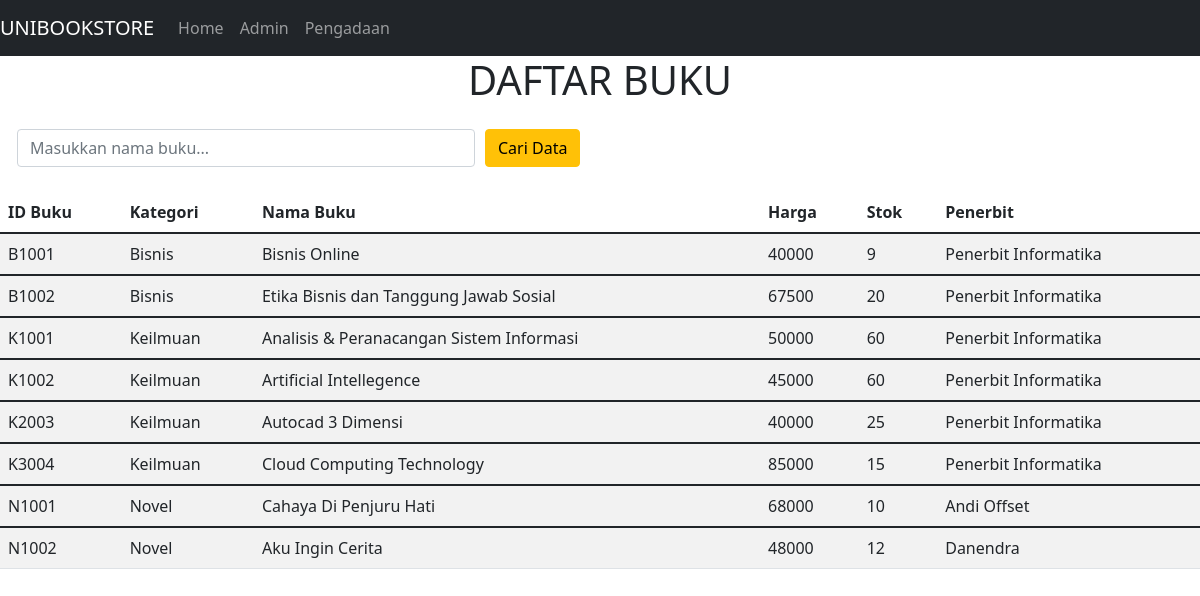
The page / on the database its author committed.
### tables this page shows
CREATE TABLE `tb_buku` (
  `id_buku` varchar(5) NOT NULL,
  `category` varchar(225) NOT NULL,
  `book_name` varchar(255) NOT NULL,
  `price` int(20) NOT NULL,
  `stock` int(20) NOT NULL,
  `id_publisher` varchar(5) NOT NULL
);

CREATE TABLE `tb_publisher` (
  `id` varchar(5) NOT NULL,
  `publisher_name` varchar(255) NOT NULL,
  `address` varchar(255) NOT NULL,
  `city` varchar(255) NOT NULL,
  `phone` varchar(30) NOT NULL
);

### index.php (the view, shortened to what this page needs)
<!DOCTYPE html>
<html lang="en">
<head>
      <link href="https://cdn.jsdelivr.net/npm/bootstrap@5.1.3/dist/css/bootstrap.min.css" rel="stylesheet">
</head>
<body>
<nav class="navbar navbar-expand-sm bg-dark navbar-dark">
  <a class="navbar-brand" href="#">UNIBOOKSTORE</a>
  <ul class="navbar-nav">
    <li class="nav-item">
      <a class="nav-link" href="index.php">Home</a>
    </li>
    <li class="nav-item">
      <a class="nav-link" href="admin.php">Admin</a>
    </li>
    <li class="nav-item">
      <a class="nav-link" href="pengadaan.php">Pengadaan</a>
    </li>
  </ul>
</nav>
<h1 align="center">DAFTAR BUKU</h1>
<form action="index.php" method="post">
<table>
    <tr>
        <td><input class="ms-3 mt-3 form-control" type="text" name="search" size="40" placeholder="Masukkan nama buku..."></td>
        <td><button type="submit" class="mt-3 ms-4 btn btn-warning" name="submit">Cari Data</button></td>
    </tr>
</table>
</form>
<?php
include 'koneksi.php';
?>
<br>
    <table class="table table-striped table-hover">
    <thead>
    <tr>
        <td><b>ID Buku</b></td>
        <td><b>Kategori</b></td>
        <td><b>Nama Buku</b></td>
        <td><b>Harga</b></td>
        <td><b>Stok</b></td>
        <td><b>Penerbit</b></td>
    </tr>
    </thead>
    <?php
    if(isset($_POST['submit'])){
		$search = $_POST['search'];
    echo '<br><b class="ms-3">Hasil pencarian : '.$search.'</b><br>';
		$data = mysqli_query($koneksi, "SELECT * FROM tb_buku INNER JOIN tb_publisher ON id_publisher=id WHERE book_name LIKE '%".$search."%'");
	}else{
		$data = mysqli_query($koneksi, "SELECT id_buku, category, book_name, price, stock, publisher_name FROM `tb_buku` INNER JOIN tb_publisher ON id_publisher=id");
	}
    while($row = mysqli_fetch_assoc($data)):?>
    <tbody>
    <tr>
        <td><?php echo $row['id_buku'];?></td>
        <td><?php echo $row['category'];?></td>
        <td><?php echo $row['book_name'];?></td>
        <td><?php echo $row['price'];?></td>
        <td><?php echo $row['stock'];?></td>
        <td><?php echo $row['publisher_name'];?></td>
    </tr>
    </tbody>
    <?php endwhile;?>
    </table>
</body>
</html>

### rows shown on the page
tb_buku: id_buku "B1001", category "Bisnis", book_name "Bisnis Online", price "40000", stock "9", id_publisher.publisher_name "Penerbit Informatika"
tb_buku: id_buku "B1002", category "Bisnis", book_name "Etika Bisnis dan Tanggung Jawab Sosial", price "67500", stock "20", id_publisher.publisher_name "Penerbit Informatika"
tb_buku: id_buku "K1001", category "Keilmuan", book_name "Analisis & Peranacangan Sistem Informasi", price "50000", stock "60", id_publisher.publisher_name "Penerbit Informatika"
tb_buku: id_buku "K1002", category "Keilmuan", book_name "Artificial Intellegence", price "45000", stock "60", id_publisher.publisher_name "Penerbit Informatika"
tb_buku: id_buku "K2003", category "Keilmuan", book_name "Autocad 3 Dimensi", price "40000", stock "25", id_publisher.publisher_name "Penerbit Informatika"
tb_buku: id_buku "K3004", category "Keilmuan", book_name "Cloud Computing Technology", price "85000", stock "15", id_publisher.publisher_name "Penerbit Informatika"
tb_buku: id_buku "N1001", category "Novel", book_name "Cahaya Di Penjuru Hati", price "68000", stock "10", id_publisher.publisher_name "Andi Offset"
tb_buku: id_buku "N1002", category "Novel", book_name "Aku Ingin Cerita", price "48000", stock "12", id_publisher.publisher_name "Danendra"
